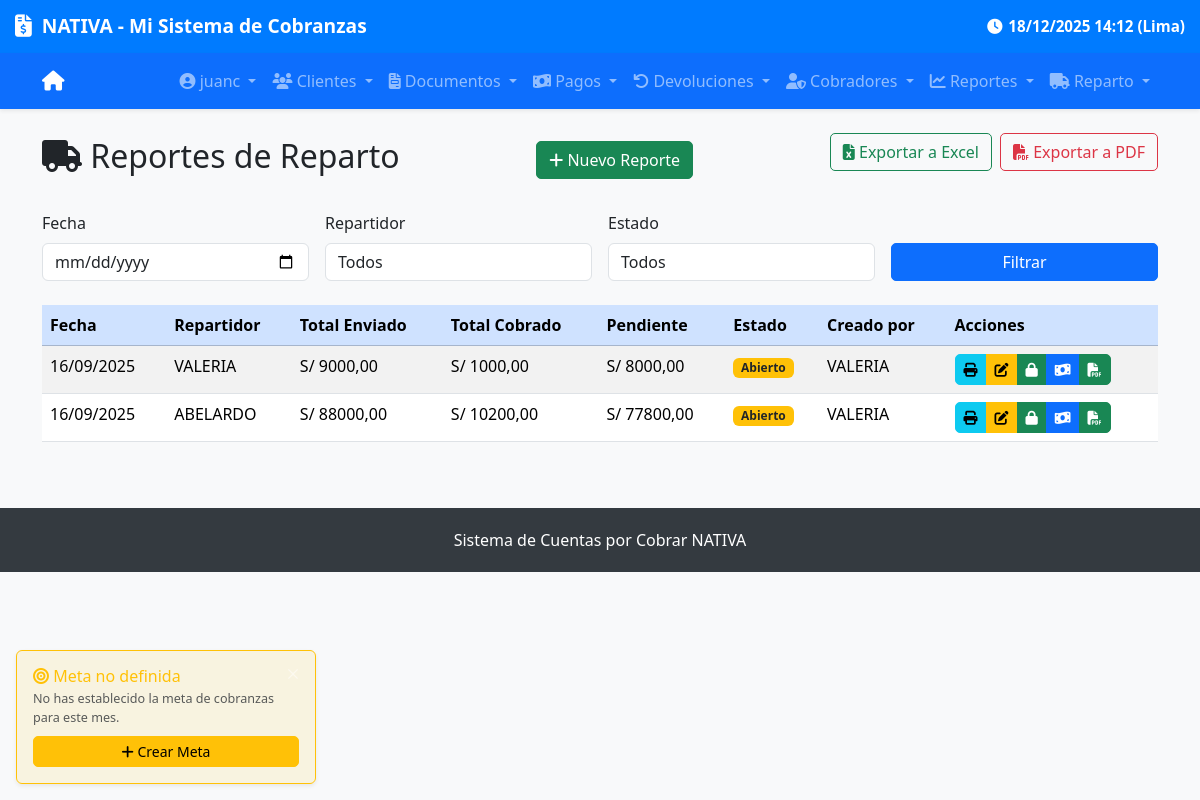
The page /documentos/despachos/ (signed in) on the database as committed earlier.
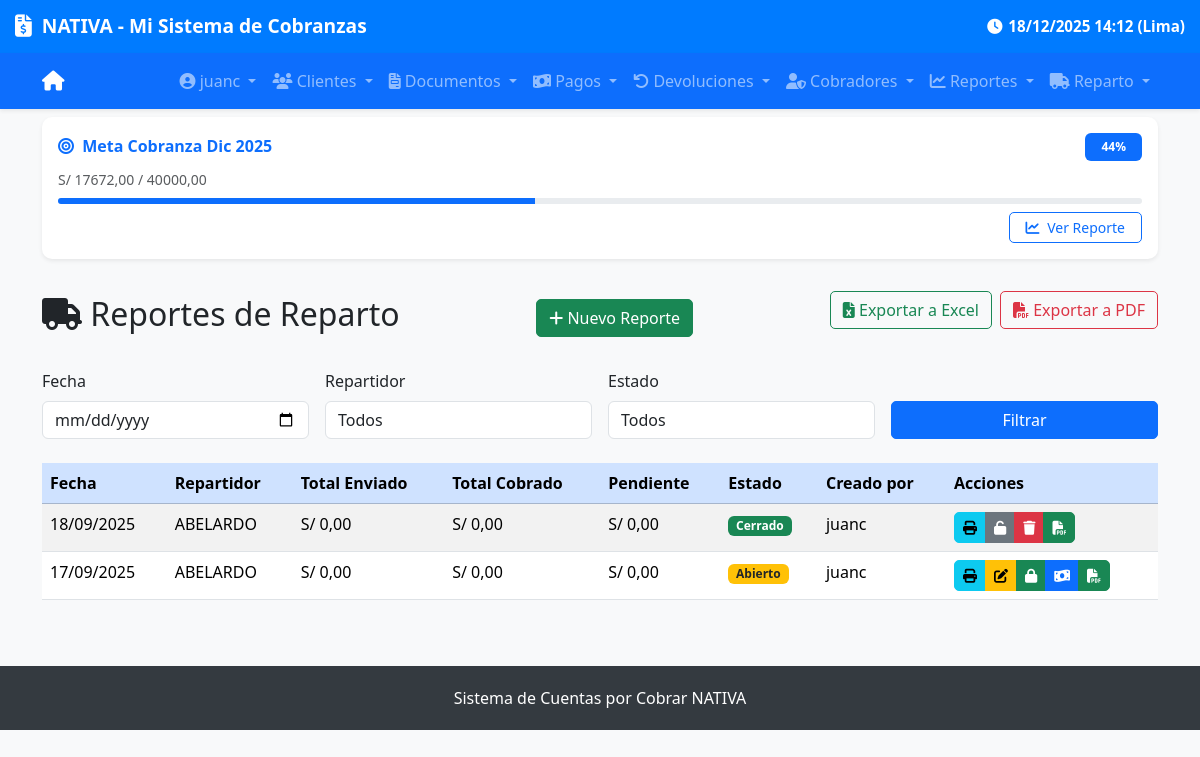
The same page on the database as committed later.
### documentos/models.py (models this page shows, shortened)
class Despacho(models.Model):
    fecha = models.DateField(auto_now_add=True)
    repartidor = models.ForeignKey(
        User,
        on_delete=models.CASCADE,
        verbose_name="Repartidor"
    )
    creado_por = models.ForeignKey(
        User,
        related_name='despachos_creados',
        on_delete=models.SET_NULL,
        null=True,
        blank=True,
        verbose_name="Creado por"
    )
    estado = models.CharField(
        max_length=20,
        choices=[
            ('abierto', 'Abierto'),
            ('cerrado', 'Cerrado')
        ],
        default='abierto',
        verbose_name="Estado"
    )
    creado_en = models.DateTimeField(auto_now_add=True)
    actualizado_en = models.DateTimeField(auto_now=True)
    class Meta:
        verbose_name = "Despacho"
        verbose_name_plural = "Despachos"
        unique_together = ('fecha', 'repartidor')  # Un solo despacho por día por repartidor
        ordering = ['-fecha', 'repartidor__username']

### cobros/models.py (models this page shows, shortened)
class MetaMensual(models.Model):
    mes = models.DateField(help_text="Primer día del mes, ej: 2025-09-01")
    monto_objetivo = models.DecimalField(max_digits=12, decimal_places=2)
    descripcion = models.CharField(max_length=200, blank=True, null=True)
    creada_en = models.DateTimeField(auto_now_add=True)
    actualizada_en = models.DateTimeField(auto_now=True)
    class Meta:
        unique_together = ('mes',)
    @property
    def monto_alcanzado(self):
        from .models import Cobro
        from django.db.models import Sum
        import datetime
        try:
            if not self.mes:
                return Decimal('0.00')
            primer_dia = self.mes
            _, last_day = calendar.monthrange(primer_dia.year, primer_dia.month)
            ultimo_dia = primer_dia.replace(day=last_day)
            fecha_inicio = timezone.make_aware(
                datetime.datetime.combine(primer_dia, datetime.time.min)
            )
            fecha_fin = timezone.make_aware(
                datetime.datetime.combine(ultimo_dia, datetime.time.max)
            )
            total = Cobro.objects.filter(
                fecha__gte=fecha_inicio,
                fecha__lte=fecha_fin
            ).aggregate(total=Sum('monto'))['total'] or Decimal('0.00')
            return total
        except Exception as e:
            print(f"Error en monto_alcanzado: {e}")
            return Decimal('0.00')
    @property
    def porcentaje_alcanzado(self):
        if self.monto_objetivo <= 0:
            return 0
        return min((self.monto_alcanzado / self.monto_objetivo) * 100, 100)

### documentos/views.py (the view)
# urls.py: path('despachos/', views.despacho_lista, name='despacho_lista'),
def despacho_lista(request):
    hoy = timezone.localtime(timezone.now()).date()
    despachos = Despacho.objects.select_related('repartidor', 'creado_por').all().order_by('-fecha')
    fecha = request.GET.get('fecha')
    repartidor_id = request.GET.get('repartidor')
    estado = request.GET.get('estado')
    if fecha:
        try:
            f = timezone.datetime.strptime(fecha, '%Y-%m-%d').date()
            despachos = despachos.filter(fecha=f)
        except ValueError:
            pass
    if repartidor_id:
        try:
            despachos = despachos.filter(repartidor__id=int(repartidor_id))
        except (ValueError, TypeError):
            pass
    if estado and estado in ['abierto', 'cerrado']:
        despachos = despachos.filter(estado=estado)
    if not (
        request.user.is_staff
        or request.user.is_superuser
        or request.user.groups.filter(name='Encargados Reparto').exists()
        or request.user.groups.filter(name='Puede Crear Reportes').exists()
        or request.user.username in USUARIOS_PERMITIDOS
    ):
        despachos = despachos.filter(repartidor=request.user)
    despachos = despachos.prefetch_related('detalles__documento')
    despachos_list = []
    for d in despachos:
        detalles = d.detalles.all()
        total_enviado = sum(det.documento.monto_total for det in detalles)
        saldo_pendiente_real = sum(
            det.documento.get_saldo_pendiente()
            for det in detalles
        )
        total_cobrado_real = total_enviado - saldo_pendiente_real
        d.total_enviado_calc = total_enviado
        d.total_cobrado_calc = total_cobrado_real
        d.saldo_pendiente_calc = saldo_pendiente_real
        despachos_list.append(d)
    paginator = Paginator(despachos_list, 15)
    page_number = request.GET.get('page')
    page_obj = paginator.get_page(page_number)
    repartidores = User.objects.filter(
        models.Q(groups__name='Repartidores') |
        models.Q(is_staff=True)
    ).distinct().order_by('username')
    es_repartidor = request.user.groups.filter(name='Repartidores').exists()
    if not es_repartidor:
        es_repartidor = request.user.username in ['maria_cobrador']  # Usuarios especiales
    es_encargado = request.user.groups.filter(name='Encargados Reparto').exists()
    puede_crear_reporte = request.user.groups.filter(name='Puede Crear Reportes').exists()
    return render(request, 'documentos/despacho_lista.html', {
        'page_obj': page_obj,
        'repartidores': repartidores,
        'fecha': fecha or '',
        'estado': estado or '',
        'repartidor_id': repartidor_id or '',
        'usuarios_permitidos': USUARIOS_PERMITIDOS,
        'es_repartidor': es_repartidor,
        'es_encargado': es_encargado,
        'puede_crear_reporte': puede_crear_reporte,
    })

### cobros/context_processors.py (called while the page is built)
def meta_mensual(request):
    try:
        today = timezone.now().date()
        meta = MetaMensual.objects.get(mes__year=today.year, mes__month=today.month)
        return {'meta': meta}
    except MetaMensual.DoesNotExist:
        return {'meta': None}
    except Exception as e:
        print(f"Error en context_processor meta_mensual: {e}")
        return {'meta': None}

### documentos/models.py (called while the page is built)
    def get_saldo_pendiente(self):
        return self.monto_total - self.monto_pagado - self.monto_devolucion

### documentos/templates/documentos/despacho_lista.html (shortened to what the changed rows need)
{% extends 'base.html' %}
{% block content %}
<div class="d-flex justify-content-between align-items-center mb-4">
    <h2><i class="fas fa-truck"></i> Reportes de Reparto</h2>
</div>
<div class="table-responsive">
    <table class="table table-striped">
        <thead class="table-primary">
            <tr>
                <th>Fecha</th>
                <th>Repartidor</th>
                <th>Total Enviado</th>
                <th>Total Cobrado</th>
                <th>Pendiente</th>
                <th>Estado</th>
                <th>Creado por</th>
                <th>Acciones</th>
            </tr>
        </thead>
        <tbody>
            {% for d in page_obj %}
            <tr>
                <td>{{ d.fecha|date:"d/m/Y" }}</td>
                <td>{{ d.repartidor.get_full_name|default:d.repartidor.username }}</td>
                <td>S/ {{ d.total_enviado_calc|floatformat:2 }}</td>
                <td>S/ {{ d.total_cobrado_calc|floatformat:2 }}</td>
                <td>S/ {{ d.saldo_pendiente_calc|floatformat:2 }}</td>
                <td>
                    {% if d.estado == 'abierto' %}
                        <span class="badge bg-warning text-dark">Abierto</span>
                    {% else %}
                        <span class="badge bg-success">Cerrado</span>
                    {% endif %}
                </td>
                <td>{{ d.creado_por.get_full_name|default:d.creado_por.username }}</td>
                <td>
                    <div class="btn-group">
                        <a href="{% url 'documentos:despacho_pdf' d.id %}" class="btn btn-sm btn-info" title="Imprimir para repartidor">
                            <i class="fas fa-print"></i>
                        </a>
                        {% if request.user.is_staff or request.user.is_superuser or es_encargado %}
                            {% if d.estado == 'abierto' %}
                                <a href="{% url 'documentos:despacho_crear' %}?repartidor_id={{ d.repartidor.id }}" class="btn btn-sm btn-warning" title="Editar">
                                    <i class="fas fa-edit"></i>
                                </a>
                                <a href="{% url 'documentos:despacho_cerrar' d.id %}" class="btn btn-sm btn-success" title="Cerrar">
                                    <i class="fas fa-lock"></i>
                                </a>
                            {% else %}
                                <a href="{% url 'documentos:despacho_reabrir' d.id %}" class="btn btn-sm btn-secondary" title="Reabrir">
                                    <i class="fas fa-unlock"></i>
                                </a>
                                <a href="{% url 'documentos:despacho_eliminar' d.id %}" class="btn btn-sm btn-danger" title="Eliminar" onclick="return confirm('¿Eliminar este reporte?')">
                                    <i class="fas fa-trash"></i>
                                </a>
                            {% endif %}
                        {% endif %}
                        {% if d.estado == 'abierto' %}
                            {% if request.user == d.repartidor or request.user.is_staff or request.user.is_superuser or es_encargado or request.user.username in usuarios_permitidos %}
                                <a href="{% url 'documentos:despacho_detalle' d.id %}" class="btn btn-sm btn-primary" title="Registrar Cobro">
                                    <i class="fas fa-money-bill-wave"></i>
                                </a>
                            {% endif %}
                        {% endif %}
                        {% if request.user == d.creado_por or request.user == d.repartidor or request.user.is_staff or es_encargado or request.user.is_superuser %}
                            <a href="{% url 'documentos:despacho_liquidacion_pdf' d.id %}" class="btn btn-sm btn-success" title="Liquidación">
                                <i class="fas fa-file-pdf"></i>
                            </a>
                        {% endif %}
                    </div>
                </td>
            </tr>
            {% endfor %}
        </tbody>
    </table>
</div>
{% endblock %}

### templates/base.html (shortened to what the changed rows need)
<!DOCTYPE html>
<html lang="es">
<head>
    <link href="https://cdn.jsdelivr.net/npm/bootstrap@5.3.3/dist/css/bootstrap.min.css" rel="stylesheet">
    <link href="https://cdnjs.cloudflare.com/ajax/libs/font-awesome/6.5.0/css/all.min.css" rel="stylesheet">
</head>
<body>
                {% now "d/m/Y H:i" as current_time %}
{% if user.is_authenticated and meta %}
    <div class="container-fluid py-2 mb-3">
        <div class="container">
            <div class="card border-0 shadow-sm bg-white" style="border-left: 4px solid #0d6efd;">
                <div class="card-body p-3">
                    <div class="d-flex justify-content-between align-items-center mb-2">
                        <h6 class="mb-0 text-primary fw-bold">
                            <i class="fas fa-bullseye me-1"></i>
                            Meta Cobranza {{ meta.mes|date:"M Y" }}
                        </h6>
                        <span class="badge bg-primary text-white px-3 py-2">
                            {{ meta.porcentaje_alcanzado|floatformat:0 }}%
                        </span>
                    </div>
                    <div class="small text-muted mb-2">
                        S/ {{ meta.monto_alcanzado|floatformat:2 }} / {{ meta.monto_objetivo|floatformat:2 }}
                    </div>
                    <div class="progress mb-2" style="height: 6px;">
                        <div class="progress-bar bg-primary" role="progressbar"
                             style="width: {{ meta.porcentaje_alcanzado|floatformat:0 }}%;"
                             aria-valuenow="{{ meta.porcentaje_alcanzado }}"
                             aria-valuemin="0" aria-valuemax="100">
                        </div>
                    </div>
                    {% if user.username == 'adminaqp' or user.username == 'juanc' or user.username == 'CHRISTIAN' %}
                        <div class="text-end mt-2">
                            <a href="{% url 'cobros:reporte_cartera' %}"
                               class="btn btn-sm btn-outline-primary px-3">
                                <i class="fas fa-chart-line me-1"></i> Ver Reporte
                            </a>
                        </div>
                    {% endif %}
                </div>
            </div>
        </div>
    </div>
{% endif %}
    <div class="container mt-4">
        {% block content %}{% endblock %}
    </div>
{% if user.is_authenticated and not meta %}
    <div id="meta-reminder" class="position-fixed bottom-0 start-0 m-3 p-3 bg-warning bg-opacity-10 border border-warning rounded shadow-sm"
         style="z-index: 1000; max-width: 300px; font-size: 0.9rem;">
        <div class="d-flex justify-content-between align-items-start">
            <div>
                <h6 class="text-warning mb-1">
                    <i class="fas fa-bullseye"></i> Meta no definida
                </h6>
                <p class="small mb-0 text-muted">
                    No has establecido la meta de cobranzas para este mes.
                </p>
            </div>
            <button type="button" class="btn-close btn-close-white ms-2"
                    style="font-size: 0.6rem;"
                    onclick="document.getElementById('meta-reminder').remove();"
                    title="Cerrar notificación"></button>
        </div>
        <a href="{% url 'cobros:meta_create_or_update' %}"
           class="btn btn-warning btn-sm mt-2 w-100 btn-sm">
            <i class="fas fa-plus"></i> Crear Meta
        </a>
    </div>
{% endif %}
</body>
</html>

Rows that differ between the two databases and show on the page:
removed Despacho: fecha "16/09/2025", repartidor.get_full_name "VALERIA", total_enviado_calc "9000,00", total_cobrado_calc "1000,00", saldo_pendiente_calc "8000,00", estado "Abierto", creado_por.get_full_name "VALERIA"
removed Despacho: fecha "16/09/2025", repartidor.get_full_name "ABELARDO", total_enviado_calc "88000,00", total_cobrado_calc "10200,00", saldo_pendiente_calc "77800,00", estado "Abierto", creado_por.get_full_name "VALERIA"
added MetaMensual: mes "Dic 2025", porcentaje_alcanzado "44", monto_alcanzado "17672,00", monto_objetivo "40000,00"
added Despacho: fecha "18/09/2025", repartidor.get_full_name "ABELARDO", total_enviado_calc "0,00", total_cobrado_calc "0,00", saldo_pendiente_calc "0,00", estado "Cerrado", creado_por.get_full_name "juanc"
added Despacho: fecha "17/09/2025", repartidor.get_full_name "ABELARDO", total_enviado_calc "0,00", total_cobrado_calc "0,00", saldo_pendiente_calc "0,00", estado "Abierto", creado_por.get_full_name "juanc"
Other text that changed with them:
text no longer shown: "Meta no definida No has establecido la meta de cobranzas para este mes. Crear Meta"
text now shown: "Meta Cobranza % S/ / Ver Reporte"
